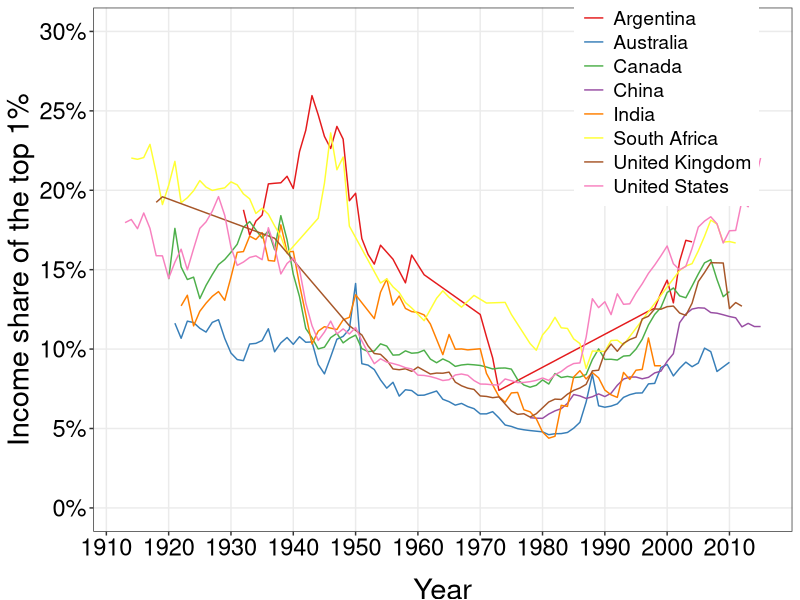
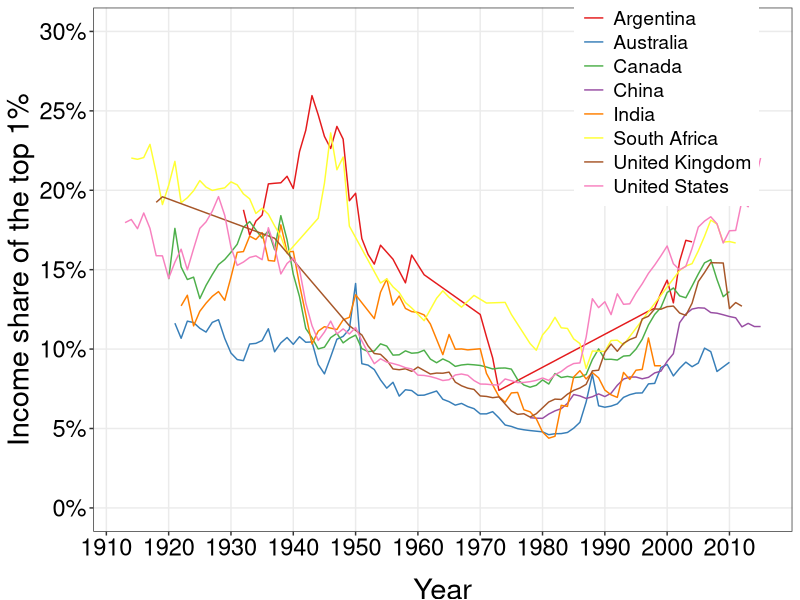

Write the R code that produced these figures, in order.
require(shape)
library(tidyverse)
library(lubridate)
library(openxlsx)
library(readxl)

income_share <- read_excel("capitalism/income_share.xlsx")

COL <- c("#7fc97f", "#beaed4", "#fdc086", "#ffff99", "#386cb0", "#f0027f", "#bf5b17", "#666666")
COLA <- c("#e0f3db", "#99d8c9","#66c2a4","#41ae76", "#238b45", "#005824", "#f0027f")
COLB <- c("#c6dbef", "#4eb3d3", "#2b8cbe", "#0868ac","#084081", "#9e9ac8","#f0027f")
COLC <- c("#fcfbfd", "#efedf5", "#dadaeb", "#bcbddc", "#9e9ac8", "#807dba", "#6a51a3", "#54278f", "#3f007d")
COLD <- c("#DA3030","#41ae76","#F7DE04", "#4eb3d3","#AE82FF","#386cb0","#F48318","#FA328A", "#DA3030")

#Cleaning the wealth share data. Source: CORE
income_share_gathered <- income_share %>% 
  gather(Country, income_share, c("Australia", "Argentina", "Canada", "China", "India", "South Africa", "United Kingdom", "United States") )

income_share1 <- income_share_gathered[-c(1, 105, 209, 313, 417, 521, 625, 729), ]

income_share2 <- income_share1 %>%
  mutate(Year = ifelse(Country == "Australia", ...1, ifelse(Country == "Argentina", ...3, ifelse(Country == "Canada", ...5, ifelse(Country == "China", ...7, ifelse(Country == "India", ...9, ifelse(Country == "South Africa", ...11, ifelse(Country == "United Kingdom", ...13, ifelse(Country == "United States", ...15, NA)))))))))

income_share2$income_share = as.numeric(as.character(income_share2$income_share))

income_share3 <- income_share2 %>%
  select(-c("...1", "...3", "...5", "...7", "...9", "...11", "...13", "...15")) %>%
  filter(!is.na(income_share)) %>%
  mutate(income_share_decimal = (income_share)/100)

#Plotting the data
income_share_plot <- ggplot(income_share3, aes(x = Year, y = income_share_decimal, group = Country, color = Country)) +
  geom_line() +
  ylab("Income share of the top 1%") +
  scale_y_continuous(breaks = seq(0, 0.3, by = 0.05), labels = scales::percent_format(accuracy = 1), limits = c(0,0.3)) +
  scale_x_continuous(breaks = seq(1910, 2015, by = 10)) +
  scale_color_brewer(palette = "Set1") +
  theme_bw() +
  theme(panel.grid.minor = element_blank(),
        legend.position = c(0.82, 0.82),
        legend.title = element_blank(),
        axis.title.y = element_text(size = 21, vjust = 1),
        axis.title.x = element_text(size = 21, vjust = -1),
        legend.text = element_text(size = 14),
        axis.text.x = element_text(size = 17, angle = 0, color = "black"),
        axis.text.y = element_text(size = 17, color = "black")
        ) 

print(income_share_plot)

#Save plot to PDF
ggsave(income_share_plot, filename = "income_share_top_1percent.pdf",
       path = "capitalism",
       width = 9, height = 7, units = "in")
